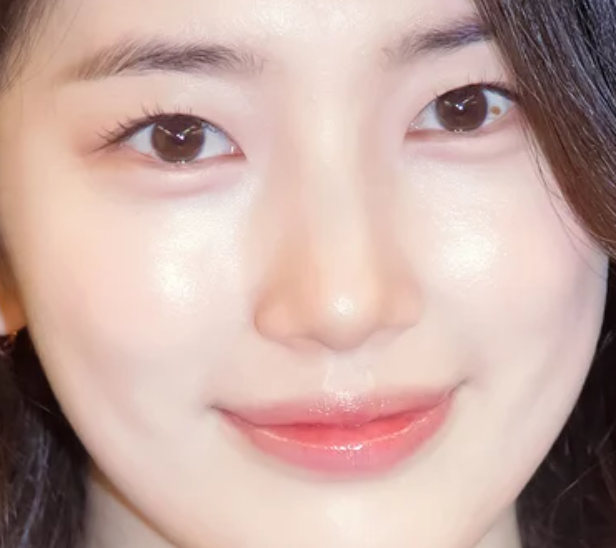
#> input picture cv/hw2-2025/2_eigenface/eigenface_test.png, 616 x 548 px
$ jupyter execute --allow-errors eigenface.ipynb
#> lines starting #> are read from the running program, lines starting #| are printed output that depends on the picture
## Eigen Face Demo

In this document, we will extract PCA components using a face dataset and use the resulting eigenvectors to reconstruct and compare images. Sample image files are provided in the directory (**eigenface_test.png**, **person1_1.png**, **person1_2.png**, **person2_1.png**), but feel free to use your own samples in this document.

[cell 1]
import numpy as np
from numpy.random import RandomState
import cv2

import matplotlib.pyplot as plt

from sklearn.datasets import fetch_olivetti_faces

[cell 2]
# Prepare dataset
rng = RandomState(0)
#> (the rest of this cell did not finish here and is left out)

[cell 3]
# [19 lines left out: function get_grid_image, not called in this run]

## Step 0: Visualize Faces

#> (a cell that did not finish here is left out)

## Step 1: Preprocess Data

#> (a cell that did not finish here is left out)

### Draw faces_centered_1 and faces_centered_2 in Grid View

#> (a cell that did not finish here is left out)

#> (a cell that did not finish here is left out)

#> (a cell that did not finish here is left out)

## Step 2: Compute Principal Components

[cell 9]
# [17 lines left out: function compute_eigenvector, not called in this run]

#> (a cell that did not finish here is left out)

### Step 2-1: Visualize Top-N Eigenvectors

[cell 11]
top_N = 10

#> (the rest of this cell did not finish here and is left out)

### Step 2-2: Visualize Lowest-N Eigenvectors

[cell 12]
last_N = 10

#> (the rest of this cell did not finish here and is left out)

## Step 3: Decompose Image with Eigenvectors and Reconstruct it.

[cell 13]
# try with any face image you could use
test_img_path1 = './eigenface_test.png'
test_img_rgb1 = cv2.imread(test_img_path1)
#> test_img_rgb1 is the input picture: shape (548, 616, 3); mean B, G, R 162.6, 169.8, 197.8
test_img_gray1 = cv2.resize(cv2.cvtColor(test_img_rgb1, cv2.COLOR_BGR2GRAY), (64, 64))
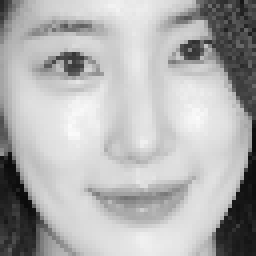
#> test_img_gray1: shape (64, 64) (shown 4 times larger); min 11, max 251, mean 177.3

###  Read Test Image and Visualize.

[cell 14]
plt.imshow(test_img_gray1, cmap='gray')
plt.axis('off')
plt.show()

### Normalize Image and Visualize.

[cell 15]
test_feature1 = test_img_gray1.flatten()/255
#> test_feature1 = 4096 values, max 0.984 at index 1905, min 0.0431 at index 2303, mean 0.695
#> (the rest of this cell did not finish here and is left out)
